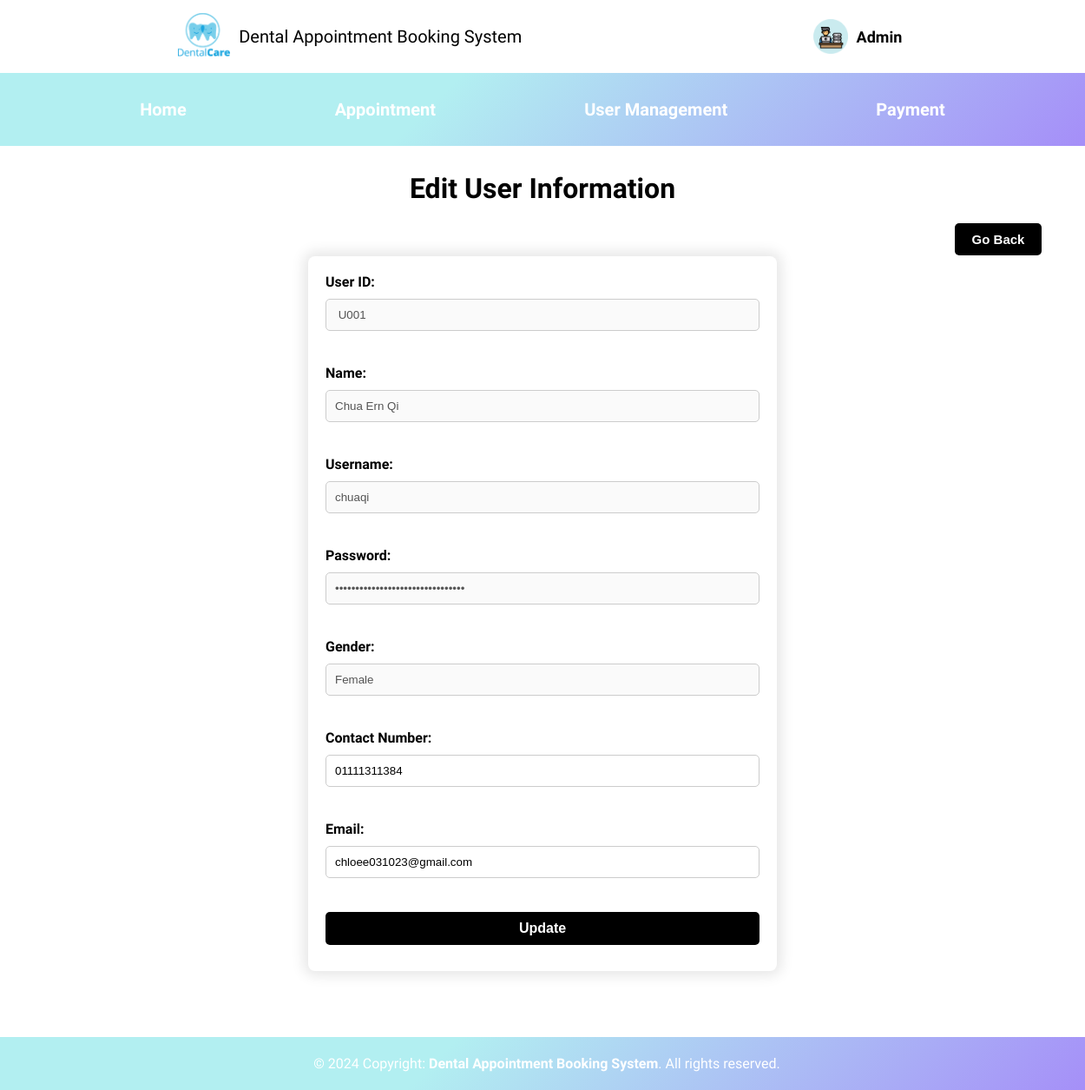
The app's page /Admin/edit_user.php?id=U001 with its own data.
### tables this page shows
CREATE TABLE IF NOT EXISTS User(
userID VARCHAR(10) PRIMARY KEY,
name VARCHAR(50) NOT NULL,
gender VARCHAR(6) NOT NULL,
contactNo VARCHAR(13) NOT NULL,
email VARCHAR(50)
);

### Admin/edit_user.php (the view, shortened to what this page needs)
<!DOCTYPE html>
<html lang="en">
<head>
</head>
<body>
    <?php
    include "../config.php";
    include "Admin.php";
    echo "<h1>Edit User Information</h1>";
    if(isset($_GET['id'])){
        $id = $_GET['id'];
    } else if((isset($_POST['id']))){
        $id = $_POST['id'];
    } else{
        echo '<p>This page has been accessed in error.</p>';
        include('../footer.php');
        exit();
    }
    $q1 = "SELECT * FROM user WHERE userID='$id'";
    $q2 = "SELECT * FROM login WHERE fk_userid='$id'";
    if ($r = mysqli_query($conn, $q1)){
        $r2 = mysqli_query($conn, $q2);
        if (mysqli_num_rows($r) == 1){
            $row = mysqli_fetch_array($r);
            $row2 = mysqli_fetch_array($r2);
            echo '<div style="display: inline-flex; margin-left: 1100px;">
            <a href="manage_user.php">
            <button class="go-back-btn" style="width: 100px; font-size:15px;">Go Back</button>
            </a>
            <br><br>
            </div>';
            echo '<div class = "outer-user-table">';
            echo '<form action="edit_user.php" method="post">
            <label for="userID">User ID:</label>
            <input type="text" id="userID" name="userID" value=" '. $row['userID'] . '" disabled><br><br>
            <label for="name">Name:</label>
            <input type="text" id="name" name="name" value="' . $row['name'] . '" disabled><br><br>
            <label for="username">Username:</label>';
            echo '<input type="text" id="username" name="username" value="' . $row2['username'] . '" disabled><br><br>';
            echo '<label for="password">Password:</label>';
            if ($_SESSION['userid'] == $id) {
                echo '<input type="password" id="password" name="password" value="' . $row2['password'] . '"><br><br>';
            } else {
                echo '<input type="password" id="password" name="password" value="' . $row2['password'] . '" disabled><br><br>';
            }
            echo '<label for="gender">Gender:</label>
            <input type="text" id="gender" name="gender"  value="' . $row['gender'] . '" disabled><br><br>
            <label for="contactNo">Contact Number:</label>
            <input type="text" id="contactNo" name="contactNo" value="' . $row['contactNo'] . '"><br><br>
            <label for="email">Email:</label>
            <input type="text" id="email" name="email" value="' . $row['email'] . '"><br><br>';
            echo '<label class="button-profile">
	        	<input class="button-profile-update" type="submit" name="submit" value="Update" id="updateButton"/>
				<input type="hidden" name="submitted" value="TRUE" />
				<input type="hidden" name="id" value="' . $id . '" />
			</label>';
            echo '</form></div><br><br><br><br>';
    } else {
        echo '<p class="error">This page has been accessed in error.</p>';
    }
}
include '../footer.php';
?>
</body>
</html>

### style.css (style rules this page uses)
body { font-family: "Reem Kufi", sans-serif; font-optical-sizing: auto; font-weight: 300; font-style: normal; margin: 0; scroll-behavior: smooth; }

### Admin/edit_user.php (style rules this page uses)
body { font-family: "Reem Kufi"; margin: 0; padding: 0; box-sizing: border-box; }
h1 { text-align: center; margin-top: 30px; }
form { max-width: 500px; margin: 0 auto; background-color: #fff; padding: 20px; border-radius: 8px; box-shadow: 0 0 15px 5px rgba(0, 0, 0, 0.1); }
label { display: block; margin-bottom: 10px; font-weight: bold; }
input[type="text"], input[type="password"] { width: 100%; padding: 10px; margin-bottom: 20px; border: 1px solid #ccc; border-radius: 5px; box-sizing: border-box; }
.go-back-btn, input[type="submit"] { width: 100%; padding: 10px; color: white; background-color: black; border: none; border-radius: 5px; cursor: pointer; font-size: 16px; font-weight: bold; }

### records on screen
user: userID "U001", name "Chua Ern Qi", gender "Female", contactNo "01111311384", email "chloee031023@gmail.com"
